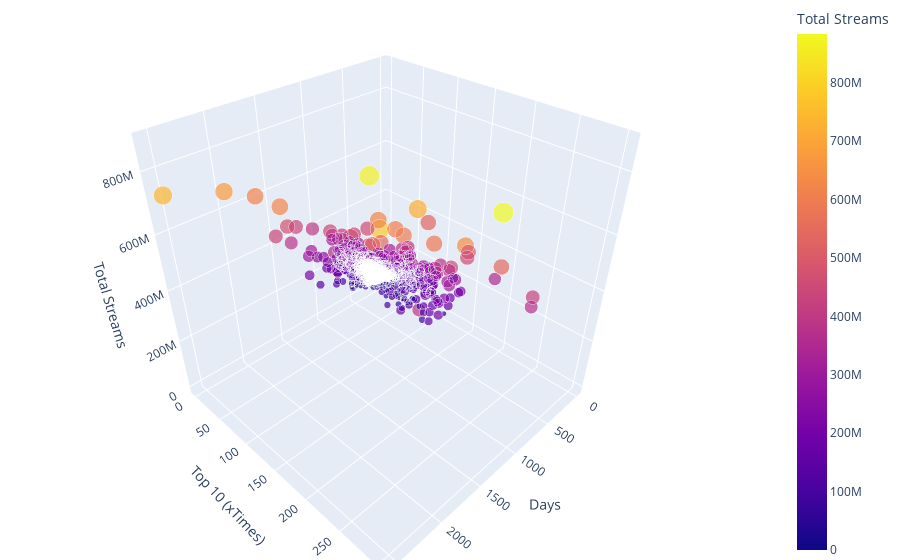

Notebook code cell kept with this figure:
### Markdown cell above
👉 Những hạn chế của biểu đồ scatterplot:
- Khi một tập dữ liệu quá lớn, dẫn đến việc biểu đồ có quá nhiều điểm dữ liệu (các chấm trên biểu đồ) chồng chất lên nhau khiến ta không thể quan sát và tìm ra mối quan hệ giữa các điểm.
- Đồng thời, nhìn vào biểu đồ trên, ta khó có thể xác định giá trị (x,y) của điểm dữ liệu. Màu sắc thể hiện giá trị của Total Streams là một khoảng, ta cũng không thể xác định chính xác giá trị của tổng lượt stream.

👉 Scatterplot 3D có thể khắc phục những hạn chế trên của biểu đồ Scatterplot:
- Cũng như biểu đồ Scatterplot, biểu đồ 3D hiển thị sự phân bố của các điểm dữ liệu trong một không gian ba chiều, giúp người dùng dễ dàng nhận ra các mối quan hệ phức tạp giữa các biến số.
- Ngoài ra, biểu đồ còn cho phép người dùng thấy được các điểm dữ liệu nằm ở đâu trong không gian và kiểm tra các giá trị (x,y,z) của từng biến số khi di chuyển vào điểm dữ liệu đó.

### Code cell
fig = px.scatter_3d(song_df, x='Days', y='Top 10 (xTimes)', z='Total Streams', color='Total Streams', size='Total Streams')

fig.update_layout(margin=dict(l=0, r=0, b=0, t=0))
fig.show()

### Figure 1 — Plotly figure (JSON) as saved in the notebook; plotly's stock layout.template omitted (floating-point values rounded to 4 significant figures; data arrays with more than 128 entries replaced by an {"elided": "..."} marker saying what was removed)
{"data": [{"hovertemplate": "Days=%{x}<br>Top 10 (xTimes)=%{y}<br>Total Streams=%{marker.color}<extra></extra>", "legendgroup": "", "marker": {"color": {"elided": "11080 int values"}, "coloraxis": "coloraxis", "size": {"elided": "11080 int values"}, "sizemode": "area", "sizeref": 2208000.0, "symbol": "circle"}, "mode": "markers", "name": "", "scene": "scene", "showlegend": false, "type": "scatter3d", "x": {"elided": "11080 int values"}, "y": {"elided": "11080 int values"}, "z": {"elided": "11080 int values"}}], "layout": {"coloraxis": {"colorbar": {"title": {"text": "Total Streams"}}, "colorscale": [[0, "#0d0887"], [0.1111, "#46039f"], [0.2222, "#7201a8"], [0.3333, "#9c179e"], [0.4444, "#bd3786"], [0.5556, "#d8576b"], [0.6667, "#ed7953"], [0.7778, "#fb9f3a"], [0.8889, "#fdca26"], [1, "#f0f921"]]}, "legend": {"itemsizing": "constant", "tracegroupgap": 0}, "margin": {"b": 0, "l": 0, "r": 0, "t": 0}, "scene": {"domain": {"x": [0, 1], "y": [0, 1]}, "xaxis": {"title": {"text": "Days"}}, "yaxis": {"title": {"text": "Top 10 (xTimes)"}}, "zaxis": {"title": {"text": "Total Streams"}}}}}
